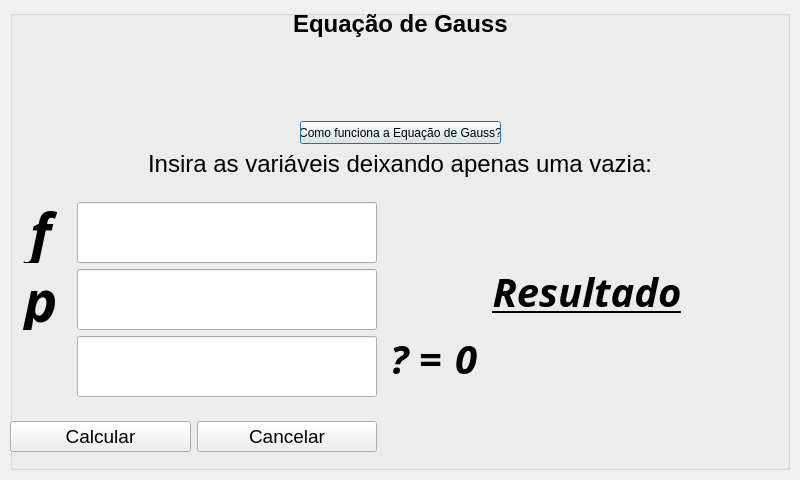
<?xml version="1.0" encoding="UTF-8"?>
<ui version="4.0">
 <class>telaGauss</class>
 <widget class="QDialog" name="telaGauss">
  <property name="geometry">
   <rect>
    <x>0</x>
    <y>0</y>
    <width>800</width>
    <height>480</height>
   </rect>
  </property>
  <property name="minimumSize">
   <size>
    <width>800</width>
    <height>480</height>
   </size>
  </property>
  <property name="maximumSize">
   <size>
    <width>800</width>
    <height>480</height>
   </size>
  </property>
  <property name="windowTitle">
   <string>Sistema de Resolução de Equações - Equação de Gauss</string>
  </property>
  <property name="windowIcon">
   <iconset resource="fileRecourses.qrc">
    <normaloff>:/new/logo/images/logo.png</normaloff>:/new/logo/images/logo.png</iconset>
  </property>
  <widget class="QGroupBox" name="groupBox">
   <property name="geometry">
    <rect>
     <x>10</x>
     <y>10</y>
     <width>780</width>
     <height>460</height>
    </rect>
   </property>
   <property name="minimumSize">
    <size>
     <width>780</width>
     <height>460</height>
    </size>
   </property>
   <property name="maximumSize">
    <size>
     <width>780</width>
     <height>460</height>
    </size>
   </property>
   <property name="title">
    <string/>
   </property>
   <widget class="QWidget" name="layoutWidget_2">
    <property name="geometry">
     <rect>
      <x>0</x>
      <y>0</y>
      <width>781</width>
      <height>461</height>
     </rect>
    </property>
    <layout class="QVBoxLayout" name="verticalLayout_6">
     <property name="spacing">
      <number>6</number>
     </property>
     <item>
      <layout class="QVBoxLayout" name="verticalLayout_7">
       <item>
        <layout class="QHBoxLayout" name="horizontalLayout_7">
         <item>
          <spacer name="horizontalSpacer_9">
           <property name="orientation">
            <enum>Qt::Horizontal</enum>
           </property>
           <property name="sizeHint" stdset="0">
            <size>
             <width>40</width>
             <height>20</height>
            </size>
           </property>
          </spacer>
         </item>
         <item>
          <widget class="QLabel" name="titulo_2">
           <property name="font">
            <font>
             <family>Arial</family>
             <pointsize>18</pointsize>
             <weight>75</weight>
             <bold>true</bold>
            </font>
           </property>
           <property name="text">
            <string>Equação de Gauss</string>
           </property>
          </widget>
         </item>
         <item>
          <spacer name="horizontalSpacer_10">
           <property name="orientation">
            <enum>Qt::Horizontal</enum>
           </property>
           <property name="sizeHint" stdset="0">
            <size>
             <width>40</width>
             <height>20</height>
            </size>
           </property>
          </spacer>
         </item>
        </layout>
       </item>
       <item>
        <layout class="QHBoxLayout" name="horizontalLayout_13">
         <item>
          <spacer name="horizontalSpacer_17">
           <property name="orientation">
            <enum>Qt::Horizontal</enum>
           </property>
           <property name="sizeHint" stdset="0">
            <size>
             <width>40</width>
             <height>20</height>
            </size>
           </property>
          </spacer>
         </item>
         <item>
          <widget class="QLabel" name="formulaPitagoras_2">
           <property name="minimumSize">
            <size>
             <width>170</width>
             <height>71</height>
            </size>
           </property>
           <property name="maximumSize">
            <size>
             <width>170</width>
             <height>71</height>
            </size>
           </property>
           <property name="layoutDirection">
            <enum>Qt::LeftToRight</enum>
           </property>
           <property name="text">
            <string/>
           </property>
           <property name="pixmap">
            <pixmap resource="fileRecourses.qrc">:/new/formulas/images/07.jpg</pixmap>
           </property>
           <property name="scaledContents">
            <bool>true</bool>
           </property>
           <property name="alignment">
            <set>Qt::AlignCenter</set>
           </property>
          </widget>
         </item>
         <item>
          <spacer name="horizontalSpacer_18">
           <property name="orientation">
            <enum>Qt::Horizontal</enum>
           </property>
           <property name="sizeHint" stdset="0">
            <size>
             <width>40</width>
             <height>20</height>
            </size>
           </property>
          </spacer>
         </item>
        </layout>
       </item>
       <item>
        <layout class="QHBoxLayout" name="horizontalLayout_8">
         <item>
          <spacer name="horizontalSpacer_11">
           <property name="orientation">
            <enum>Qt::Horizontal</enum>
           </property>
           <property name="sizeHint" stdset="0">
            <size>
             <width>40</width>
             <height>20</height>
            </size>
           </property>
          </spacer>
         </item>
         <item>
          <layout class="QVBoxLayout" name="verticalLayout_8">
           <item>
            <layout class="QHBoxLayout" name="horizontalLayout_9">
             <item>
              <widget class="QPushButton" name="btnSite">
               <property name="minimumSize">
                <size>
                 <width>201</width>
                 <height>23</height>
                </size>
               </property>
               <property name="maximumSize">
                <size>
                 <width>201</width>
                 <height>23</height>
                </size>
               </property>
               <property name="layoutDirection">
                <enum>Qt::LeftToRight</enum>
               </property>
               <property name="text">
                <string>Como funciona a Equação de Gauss?</string>
               </property>
               <property name="default">
                <bool>false</bool>
               </property>
              </widget>
             </item>
            </layout>
           </item>
          </layout>
         </item>
         <item>
          <spacer name="horizontalSpacer_14">
           <property name="orientation">
            <enum>Qt::Horizontal</enum>
           </property>
           <property name="sizeHint" stdset="0">
            <size>
             <width>40</width>
             <height>20</height>
            </size>
           </property>
          </spacer>
         </item>
        </layout>
       </item>
       <item>
        <layout class="QHBoxLayout" name="horizontalLayout_10">
         <item>
          <spacer name="horizontalSpacer_15">
           <property name="orientation">
            <enum>Qt::Horizontal</enum>
           </property>
           <property name="sizeHint" stdset="0">
            <size>
             <width>40</width>
             <height>20</height>
            </size>
           </property>
          </spacer>
         </item>
         <item>
          <widget class="QLabel" name="descricao_2">
           <property name="font">
            <font>
             <pointsize>18</pointsize>
            </font>
           </property>
           <property name="text">
            <string>Insira as variáveis deixando apenas uma vazia:</string>
           </property>
          </widget>
         </item>
         <item>
          <spacer name="horizontalSpacer_16">
           <property name="orientation">
            <enum>Qt::Horizontal</enum>
           </property>
           <property name="sizeHint" stdset="0">
            <size>
             <width>40</width>
             <height>20</height>
            </size>
           </property>
          </spacer>
         </item>
        </layout>
       </item>
      </layout>
     </item>
     <item>
      <layout class="QHBoxLayout" name="horizontalLayout_11">
       <item>
        <layout class="QVBoxLayout" name="LayoutVariaveis_2">
         <item>
          <layout class="QVBoxLayout" name="verticalLayout_9">
           <item>
            <layout class="QHBoxLayout" name="F">
             <item>
              <widget class="QLabel" name="labelF">
               <property name="minimumSize">
                <size>
                 <width>61</width>
                 <height>61</height>
                </size>
               </property>
               <property name="maximumSize">
                <size>
                 <width>61</width>
                 <height>61</height>
                </size>
               </property>
               <property name="font">
                <font>
                 <family>Adobe Devanagari</family>
                 <pointsize>43</pointsize>
                 <weight>75</weight>
                 <italic>true</italic>
                 <bold>true</bold>
                </font>
               </property>
               <property name="text">
                <string>f</string>
               </property>
               <property name="alignment">
                <set>Qt::AlignCenter</set>
               </property>
              </widget>
             </item>
             <item>
              <widget class="QLineEdit" name="variavelF">
               <property name="minimumSize">
                <size>
                 <width>300</width>
                 <height>61</height>
                </size>
               </property>
               <property name="maximumSize">
                <size>
                 <width>300</width>
                 <height>61</height>
                </size>
               </property>
               <property name="font">
                <font>
                 <family>Adobe Devanagari</family>
                 <pointsize>28</pointsize>
                 <weight>75</weight>
                 <italic>true</italic>
                 <bold>true</bold>
                </font>
               </property>
               <property name="inputMask">
                <string/>
               </property>
               <property name="text">
                <string/>
               </property>
               <property name="alignment">
                <set>Qt::AlignCenter</set>
               </property>
              </widget>
             </item>
            </layout>
           </item>
           <item>
            <layout class="QHBoxLayout" name="P">
             <item>
              <widget class="QLabel" name="labelP">
               <property name="minimumSize">
                <size>
                 <width>61</width>
                 <height>61</height>
                </size>
               </property>
               <property name="maximumSize">
                <size>
                 <width>61</width>
                 <height>61</height>
                </size>
               </property>
               <property name="font">
                <font>
                 <family>Adobe Devanagari</family>
                 <pointsize>43</pointsize>
                 <weight>75</weight>
                 <italic>true</italic>
                 <bold>true</bold>
                </font>
               </property>
               <property name="text">
                <string>p</string>
               </property>
               <property name="alignment">
                <set>Qt::AlignCenter</set>
               </property>
              </widget>
             </item>
             <item>
              <widget class="QLineEdit" name="variavelP">
               <property name="minimumSize">
                <size>
                 <width>300</width>
                 <height>61</height>
                </size>
               </property>
               <property name="maximumSize">
                <size>
                 <width>300</width>
                 <height>61</height>
                </size>
               </property>
               <property name="font">
                <font>
                 <family>Adobe Devanagari</family>
                 <pointsize>28</pointsize>
                 <weight>75</weight>
                 <italic>true</italic>
                 <bold>true</bold>
                </font>
               </property>
               <property name="text">
                <string/>
               </property>
               <property name="alignment">
                <set>Qt::AlignCenter</set>
               </property>
              </widget>
             </item>
            </layout>
           </item>
           <item>
            <layout class="QHBoxLayout" name="pLinha">
             <item>
              <widget class="QLabel" name="labelPLinha">
               <property name="minimumSize">
                <size>
                 <width>61</width>
                 <height>61</height>
                </size>
               </property>
               <property name="maximumSize">
                <size>
                 <width>61</width>
                 <height>61</height>
                </size>
               </property>
               <property name="font">
                <font>
                 <family>Adobe Devanagari</family>
                 <pointsize>43</pointsize>
                 <weight>75</weight>
                 <italic>true</italic>
                 <bold>true</bold>
                </font>
               </property>
               <property name="text">
                <string/>
               </property>
               <property name="pixmap">
                <pixmap resource="fileRecourses.qrc">:/new/variaveis/images/pLinha.png</pixmap>
               </property>
               <property name="scaledContents">
                <bool>true</bool>
               </property>
               <property name="alignment">
                <set>Qt::AlignCenter</set>
               </property>
              </widget>
             </item>
             <item>
              <widget class="QLineEdit" name="variavelPLinha">
               <property name="minimumSize">
                <size>
                 <width>300</width>
                 <height>61</height>
                </size>
               </property>
               <property name="maximumSize">
                <size>
                 <width>300</width>
                 <height>61</height>
                </size>
               </property>
               <property name="font">
                <font>
                 <family>Adobe Devanagari</family>
                 <pointsize>28</pointsize>
                 <weight>75</weight>
                 <italic>true</italic>
                 <bold>true</bold>
                </font>
               </property>
               <property name="layoutDirection">
                <enum>Qt::LeftToRight</enum>
               </property>
               <property name="text">
                <string/>
               </property>
               <property name="alignment">
                <set>Qt::AlignCenter</set>
               </property>
              </widget>
             </item>
            </layout>
           </item>
          </layout>
         </item>
         <item>
          <layout class="QHBoxLayout" name="horizontalLayout_12">
           <item>
            <widget class="QPushButton" name="btnCalculate">
             <property name="font">
              <font>
               <pointsize>14</pointsize>
              </font>
             </property>
             <property name="text">
              <string>Calcular</string>
             </property>
            </widget>
           </item>
           <item>
            <widget class="QPushButton" name="btnCancelar">
             <property name="font">
              <font>
               <pointsize>14</pointsize>
              </font>
             </property>
             <property name="text">
              <string>Cancelar</string>
             </property>
            </widget>
           </item>
          </layout>
         </item>
        </layout>
       </item>
       <item>
        <layout class="QVBoxLayout" name="verticalLayout_10">
         <item>
          <spacer name="verticalSpacer_3">
           <property name="orientation">
            <enum>Qt::Vertical</enum>
           </property>
           <property name="sizeHint" stdset="0">
            <size>
             <width>20</width>
             <height>40</height>
            </size>
           </property>
          </spacer>
         </item>
         <item>
          <layout class="QVBoxLayout" name="LayoutResposta_2">
           <item>
            <widget class="QLabel" name="titleResultado_2">
             <property name="font">
              <font>
               <family>Adobe Devanagari</family>
               <pointsize>30</pointsize>
               <weight>75</weight>
               <italic>true</italic>
               <bold>true</bold>
               <underline>true</underline>
              </font>
             </property>
             <property name="text">
              <string>Resultado</string>
             </property>
             <property name="alignment">
              <set>Qt::AlignCenter</set>
             </property>
            </widget>
           </item>
           <item>
            <layout class="QHBoxLayout" name="respLayout_2">
             <item>
              <widget class="QLabel" name="variavelResp">
               <property name="minimumSize">
                <size>
                 <width>66</width>
                 <height>66</height>
                </size>
               </property>
               <property name="maximumSize">
                <size>
                 <width>66</width>
                 <height>66</height>
                </size>
               </property>
               <property name="font">
                <font>
                 <family>Adobe Devanagari</family>
                 <pointsize>30</pointsize>
                 <weight>75</weight>
                 <italic>true</italic>
                 <bold>true</bold>
                </font>
               </property>
               <property name="text">
                <string>? =</string>
               </property>
               <property name="scaledContents">
                <bool>true</bool>
               </property>
               <property name="alignment">
                <set>Qt::AlignCenter</set>
               </property>
              </widget>
             </item>
             <item>
              <widget class="QLabel" name="Resp">
               <property name="minimumSize">
                <size>
                 <width>550</width>
                 <height>66</height>
                </size>
               </property>
               <property name="maximumSize">
                <size>
                 <width>125</width>
                 <height>66</height>
                </size>
               </property>
               <property name="font">
                <font>
                 <family>Adobe Devanagari</family>
                 <pointsize>30</pointsize>
                 <weight>75</weight>
                 <italic>true</italic>
                 <bold>true</bold>
                </font>
               </property>
               <property name="text">
                <string>0</string>
               </property>
               <property name="scaledContents">
                <bool>true</bool>
               </property>
              </widget>
             </item>
            </layout>
           </item>
          </layout>
         </item>
         <item>
          <spacer name="verticalSpacer_4">
           <property name="orientation">
            <enum>Qt::Vertical</enum>
           </property>
           <property name="sizeHint" stdset="0">
            <size>
             <width>20</width>
             <height>40</height>
            </size>
           </property>
          </spacer>
         </item>
        </layout>
       </item>
      </layout>
     </item>
    </layout>
   </widget>
  </widget>
 </widget>
 <resources>
  <include location="fileRecourses.qrc"/>
 </resources>
 <connections/>
</ui>
